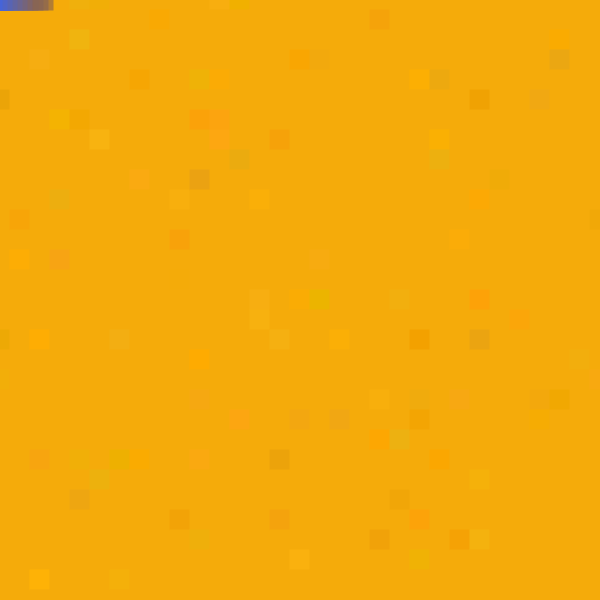
Frame 1 (no input)
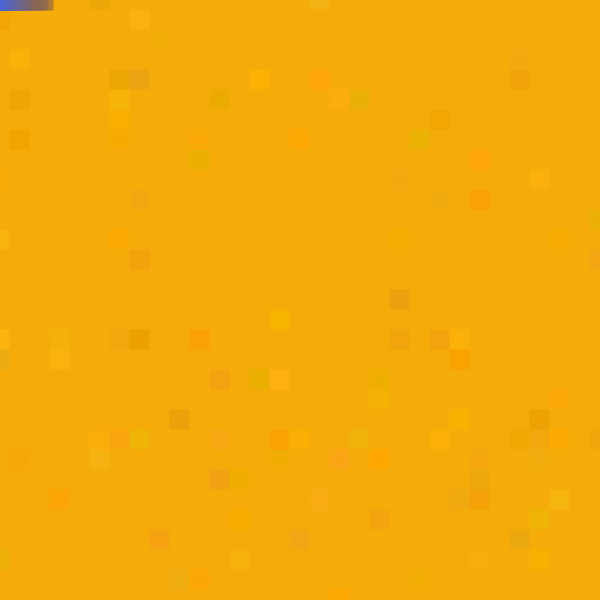
Frame 60 (the mouse pressed at the canvas centre just before this capture)
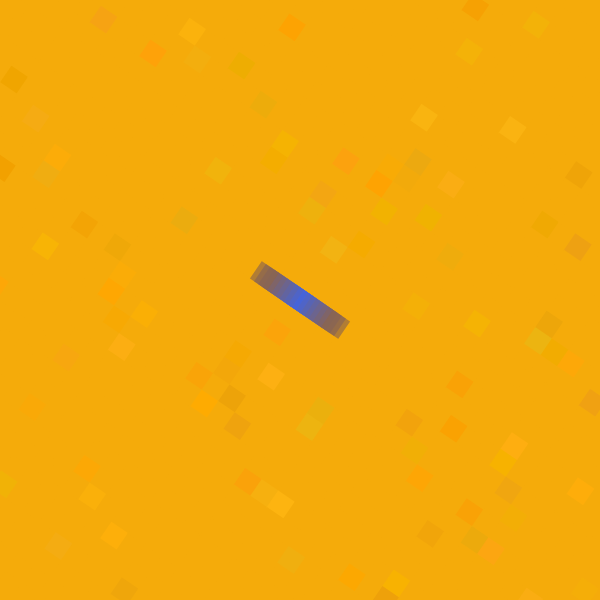
Frame 120 (the mouse held since frame 60 and released just before this capture)

The Processing sketch that drew these frames (run headless with seeded random() and noise(); from frame 60 on, the mouse is pressed at the canvas centre):

// Processing sketch: processing_156912
// ── processing_156912.pde

ArrayList<Object> objects;
int resolution = 20;
boolean overObject = false;
float angle = 0;
color c = color(245, 171, 10) ;

void setup() {
  size(600, 600);
  smooth();

  objects = new ArrayList<Object>();
  for (int i = 0; i < 1.5*width/resolution; i++) {
    for (int j = 0; j < 1.5*height/resolution; j++) {
      objects.add(new Object(new PVector( resolution * (i +0.5) - width*0.75, resolution * (j+ 0.5) - height*0.75)));
    }
  }
}

void draw() {
  background(0);

  translate(width/2, height/2);
  if (mousePressed) {

    angle += 0.01;
  }
  rotate(angle);

  for (Object object : objects) {
    //object.update();
    object.checkMouse();

    object.display();
  }
  for (Object object : objects) {
    object.wave();
  }
}

class Object {

  PVector position;
  int lifespan;



  Object(PVector p_) {
    position = p_;
  } 

  void update() {
  }

  void checkMouse() {
    if (mouseX - width/2 > position.x - resolution/2 && mouseX - width/2 < position.x + resolution/2 && mouseY - height/2 > position.y - resolution/2 && mouseY - height/2 < position.y + resolution/2) {
      if (!overObject) {
        overObject = true;
        lifespan = 256;
      }
    } else {
      overObject = false;
    }
  }

  void wave() {

    noStroke();
    int a = 2;
    for (int i = 0; i < 10; i++) {
      fill(50 + 10*i, 100, lifespan - 20*i, lifespan-10*i);
      rectMode(CENTER);

      rect(position.x + a*(255 - lifespan) + 5*i, position.y, resolution+1, resolution+1);
      rect(position.x - a*(255 - lifespan) - 5*i, position.y, resolution+1, resolution+1);
    }
    lifespan--;


    if (lifespan < 0) {
    }
  }

  void display() {
    int b = 10;
    rectMode(CENTER);
    if (random(1) < 0.1) {
      color c1 = color(245 + random(-b, b), green(c) + random(-b, b), blue(c) + random(-b, b));
      fill(c1);
    } else {
      fill(c);
    }
    noStroke();

    rect(position.x, position.y, resolution+1, resolution+1);
  }
}
